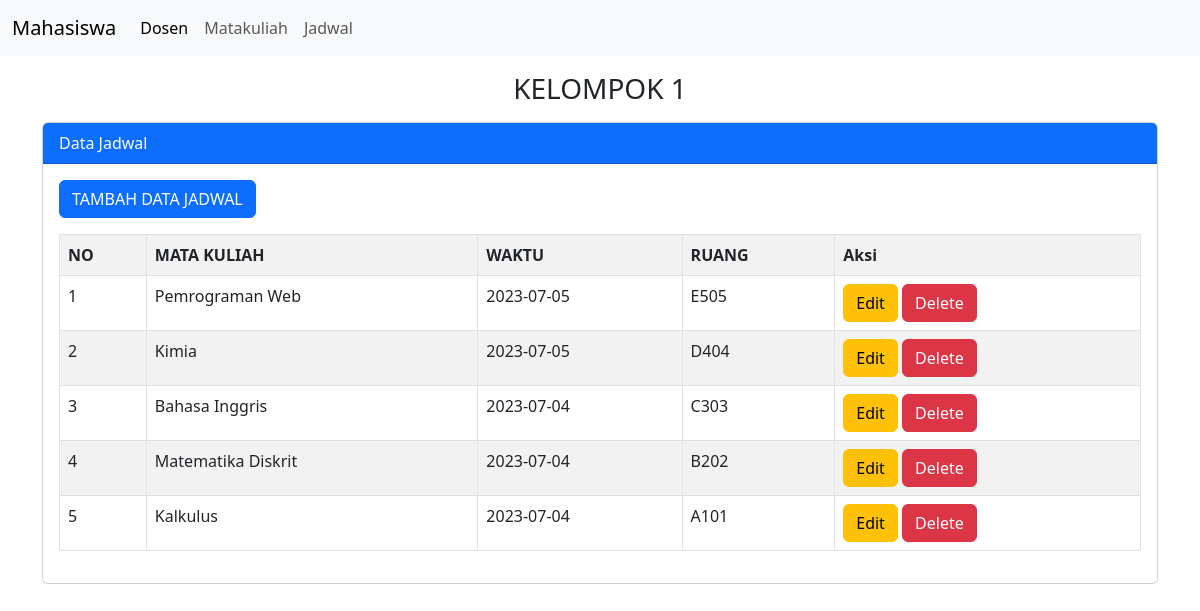
The page /jadwal.php on the database its author committed.
### tables this page shows
CREATE TABLE `jadwal` (
  `id_jadwal` int(11) NOT NULL,
  `mata_kuliah` varchar(20) DEFAULT NULL,
  `waktu` date DEFAULT NULL,
  `ruang` varchar(20) DEFAULT NULL
);

### jadwal.php (the view, shortened to what this page needs)
<?php
include "koneksi.php";
?>
<!doctype html>
<html lang="en">
  <head>
    <link href="https://cdn.jsdelivr.net/npm/bootstrap@5.3.0/dist/css/bootstrap.min.css" rel="stylesheet">
  </head>
  <body>
  <nav class="navbar navbar-expand-lg bg-body-tertiary">
  <div class="container-fluid">
    <a class="navbar-brand" href="mahasiswa.php">Mahasiswa</a>
    <div class="collapse navbar-collapse" id="navbarNav">
      <ul class="navbar-nav">
        <li class="nav-item">
          <a class="nav-link active" aria-current="page" href="dosen.php">Dosen</a>
        </li>
        <li class="nav-item">
          <a class="nav-link" href="matakuliah.php">Matakuliah</a>
        </li>
        <li class="nav-item">
          <a class="nav-link" href="jadwal.php">Jadwal</a>
        </li>
      </ul>
    </div>
  </div>
</nav>
  <div class="container">
    <div class="mt-3">
      <h3 class="text-center">KELOMPOK 1</h3>
    </div>
     <div class="card mt-3">
        <div class="card-header bg-primary text-white">
            Data Jadwal
        </div>
        <div class="card-body">
        <button type="button" class="btn btn-primary mb-3" data-bs-toggle="modal" data-bs-target="#modalTambah">
        TAMBAH DATA JADWAL
        </button>
        <table class="table table-bordered table-striped table-hover">
            <tr>
                <th>NO</th>
                <th>MATA KULIAH</th>
                <th>WAKTU</th>
                <th>RUANG</th>
                <th>Aksi</th>
            </tr>
            <?php
            $no = 1;
            $tampil = mysqli_query($koneksi, "SELECT * FROM jadwal ORDER BY id_jadwal DESC");
            while ($data = mysqli_fetch_array($tampil)):
            ?>
            <tr>
                <td><?= $no++ ?></td>
                <td><?= $data['mata_kuliah'] ?></td>
                <td><?= $data['waktu'] ?></td>
                <td><?= $data['ruang'] ?></td>
                <td>
                 <a href="#" class="btn btn-warning" data-bs-toggle="modal" data-bs-target="#modalUbah<?= $no ?>">Edit</a>
                <a href="#" class="btn btn-danger" data-bs-toggle="modal" data-bs-target="#modalHapus<?= $no ?>">Delete</a>
                </td>
            </tr>
            </div>
            </div>
            <?php endwhile; ?>
  </body>
</html>

### rows shown on the page
jadwal: mata_kuliah "Pemrograman Web", waktu "2023-07-05", ruang "E505"
jadwal: mata_kuliah "Kimia", waktu "2023-07-05", ruang "D404"
jadwal: mata_kuliah "Bahasa Inggris", waktu "2023-07-04", ruang "C303"
jadwal: mata_kuliah "Matematika Diskrit", waktu "2023-07-04", ruang "B202"
jadwal: mata_kuliah "Kalkulus", waktu "2023-07-04", ruang "A101"
